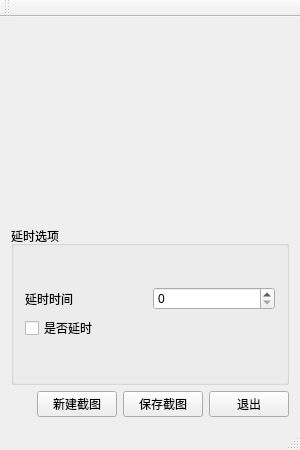
<?xml version="1.0" encoding="UTF-8"?>
<ui version="4.0">
 <class>MainWindow</class>
 <widget class="QMainWindow" name="MainWindow">
  <property name="geometry">
   <rect>
    <x>0</x>
    <y>0</y>
    <width>300</width>
    <height>450</height>
   </rect>
  </property>
  <property name="windowTitle">
   <string>MainWindow</string>
  </property>
  <widget class="QWidget" name="centralWidget">
   <layout class="QVBoxLayout" name="verticalLayout_5">
    <item>
     <layout class="QVBoxLayout" name="verticalLayout_4">
      <item>
       <widget class="QLabel" name="screenlabel">
        <property name="text">
         <string/>
        </property>
       </widget>
      </item>
      <item>
       <layout class="QVBoxLayout" name="verticalLayout_3">
        <item>
         <widget class="QGroupBox" name="groupBox">
          <property name="title">
           <string>延时选项</string>
          </property>
          <layout class="QVBoxLayout" name="verticalLayout_2">
           <item>
            <layout class="QVBoxLayout" name="verticalLayout">
             <item>
              <layout class="QHBoxLayout" name="horizontalLayout_2">
               <item>
                <widget class="QLabel" name="label_2">
                 <property name="text">
                  <string>延时时间</string>
                 </property>
                </widget>
               </item>
               <item>
                <widget class="QSpinBox" name="spinBox"/>
               </item>
              </layout>
             </item>
             <item>
              <widget class="QCheckBox" name="checkBox">
               <property name="text">
                <string>是否延时</string>
               </property>
              </widget>
             </item>
            </layout>
           </item>
          </layout>
         </widget>
        </item>
        <item>
         <layout class="QHBoxLayout" name="horizontalLayout">
          <item>
           <spacer name="horizontalSpacer">
            <property name="orientation">
             <enum>Qt::Horizontal</enum>
            </property>
            <property name="sizeHint" stdset="0">
             <size>
              <width>40</width>
              <height>20</height>
             </size>
            </property>
           </spacer>
          </item>
          <item>
           <widget class="QPushButton" name="screenshotButton">
            <property name="text">
             <string>新建截图</string>
            </property>
           </widget>
          </item>
          <item>
           <widget class="QPushButton" name="saveButton">
            <property name="text">
             <string>保存截图</string>
            </property>
           </widget>
          </item>
          <item>
           <widget class="QPushButton" name="exitButton">
            <property name="text">
             <string>退出</string>
            </property>
           </widget>
          </item>
         </layout>
        </item>
       </layout>
      </item>
     </layout>
    </item>
   </layout>
  </widget>
  <widget class="QMenuBar" name="menuBar">
   <property name="geometry">
    <rect>
     <x>0</x>
     <y>0</y>
     <width>300</width>
     <height>23</height>
    </rect>
   </property>
  </widget>
  <widget class="QToolBar" name="mainToolBar">
   <attribute name="toolBarArea">
    <enum>TopToolBarArea</enum>
   </attribute>
   <attribute name="toolBarBreak">
    <bool>false</bool>
   </attribute>
  </widget>
  <widget class="QStatusBar" name="statusBar"/>
 </widget>
 <layoutdefault spacing="6" margin="11"/>
 <resources/>
 <connections/>
</ui>
